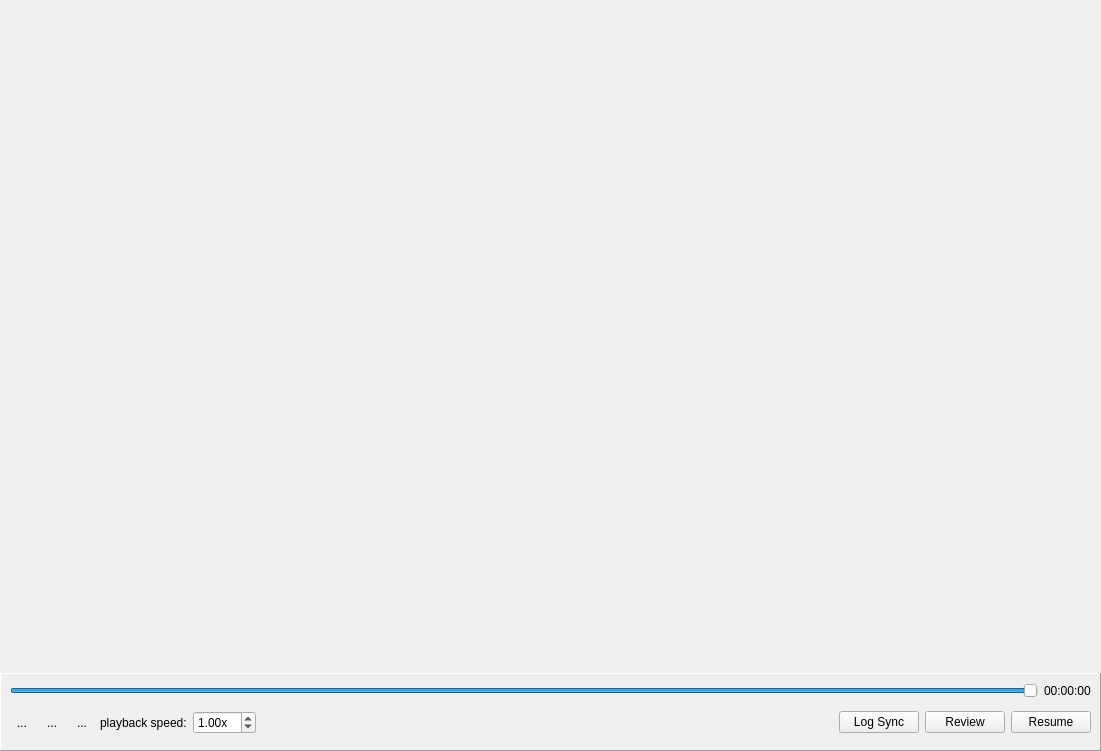
<?xml version="1.0" encoding="UTF-8"?>
<ui version="4.0">
 <class>videoPlayer</class>
 <widget class="QWidget" name="videoPlayer">
  <property name="geometry">
   <rect>
    <x>0</x>
    <y>0</y>
    <width>1101</width>
    <height>751</height>
   </rect>
  </property>
  <property name="windowTitle">
   <string>Video Player</string>
  </property>
  <layout class="QVBoxLayout" name="verticalLayout_2">
   <property name="spacing">
    <number>0</number>
   </property>
   <property name="leftMargin">
    <number>0</number>
   </property>
   <property name="topMargin">
    <number>0</number>
   </property>
   <property name="rightMargin">
    <number>0</number>
   </property>
   <property name="bottomMargin">
    <number>0</number>
   </property>
   <item>
    <widget class="QWidget" name="mainWidget" native="true">
     <property name="sizePolicy">
      <sizepolicy hsizetype="Expanding" vsizetype="Expanding">
       <horstretch>0</horstretch>
       <verstretch>0</verstretch>
      </sizepolicy>
     </property>
     <layout class="QVBoxLayout" name="verticalLayout">
      <property name="leftMargin">
       <number>0</number>
      </property>
      <property name="topMargin">
       <number>0</number>
      </property>
      <property name="rightMargin">
       <number>0</number>
      </property>
      <property name="bottomMargin">
       <number>0</number>
      </property>
     </layout>
    </widget>
   </item>
   <item>
    <widget class="QWidget" name="controlsFrame" native="true">
     <layout class="QVBoxLayout" name="verticalLayout_3">
      <property name="spacing">
       <number>6</number>
      </property>
      <property name="leftMargin">
       <number>0</number>
      </property>
      <property name="topMargin">
       <number>0</number>
      </property>
      <property name="rightMargin">
       <number>0</number>
      </property>
      <property name="bottomMargin">
       <number>0</number>
      </property>
      <item>
       <widget class="QFrame" name="frame">
        <property name="frameShape">
         <enum>QFrame::Panel</enum>
        </property>
        <property name="frameShadow">
         <enum>QFrame::Raised</enum>
        </property>
        <layout class="QVBoxLayout" name="verticalLayout_4">
         <item>
          <widget class="QWidget" name="playbackSliderFrame" native="true">
           <layout class="QHBoxLayout" name="horizontalLayout_3">
            <property name="leftMargin">
             <number>0</number>
            </property>
            <property name="topMargin">
             <number>0</number>
            </property>
            <property name="rightMargin">
             <number>0</number>
            </property>
            <property name="bottomMargin">
             <number>0</number>
            </property>
            <item>
             <widget class="QSlider" name="slider">
              <property name="sizePolicy">
               <sizepolicy hsizetype="Expanding" vsizetype="Fixed">
                <horstretch>1</horstretch>
                <verstretch>0</verstretch>
               </sizepolicy>
              </property>
              <property name="focusPolicy">
               <enum>Qt::StrongFocus</enum>
              </property>
              <property name="maximum">
               <number>3599</number>
              </property>
              <property name="value">
               <number>3599</number>
              </property>
              <property name="sliderPosition">
               <number>3599</number>
              </property>
              <property name="orientation">
               <enum>Qt::Horizontal</enum>
              </property>
              <property name="invertedAppearance">
               <bool>false</bool>
              </property>
              <property name="invertedControls">
               <bool>false</bool>
              </property>
              <property name="tickPosition">
               <enum>QSlider::NoTicks</enum>
              </property>
             </widget>
            </item>
            <item>
             <widget class="QLabel" name="timeLabel">
              <property name="sizePolicy">
               <sizepolicy hsizetype="Preferred" vsizetype="Preferred">
                <horstretch>0</horstretch>
                <verstretch>0</verstretch>
               </sizepolicy>
              </property>
              <property name="text">
               <string>00:00:00</string>
              </property>
             </widget>
            </item>
           </layout>
          </widget>
         </item>
         <item>
          <layout class="QHBoxLayout" name="horizontalLayout_2">
           <item>
            <widget class="QWidget" name="playbackControlsFrame" native="true">
             <layout class="QHBoxLayout" name="horizontalLayout_4">
              <property name="leftMargin">
               <number>0</number>
              </property>
              <property name="topMargin">
               <number>0</number>
              </property>
              <property name="rightMargin">
               <number>0</number>
              </property>
              <property name="bottomMargin">
               <number>0</number>
              </property>
              <item>
               <widget class="QToolButton" name="seekBackwardButton">
                <property name="text">
                 <string>...</string>
                </property>
                <property name="icon">
                 <iconset resource="images/resources.qrc">
                  <normaloff>:/images/media/media-seek-backward.png</normaloff>:/images/media/media-seek-backward.png</iconset>
                </property>
                <property name="iconSize">
                 <size>
                  <width>32</width>
                  <height>32</height>
                 </size>
                </property>
                <property name="autoRaise">
                 <bool>true</bool>
                </property>
               </widget>
              </item>
              <item>
               <widget class="QToolButton" name="playButton">
                <property name="toolTip">
                 <string>Play</string>
                </property>
                <property name="text">
                 <string>...</string>
                </property>
                <property name="icon">
                 <iconset resource="images/resources.qrc">
                  <normaloff>:/images/media/media-playback-start.png</normaloff>:/images/media/media-playback-start.png</iconset>
                </property>
                <property name="iconSize">
                 <size>
                  <width>32</width>
                  <height>32</height>
                 </size>
                </property>
                <property name="popupMode">
                 <enum>QToolButton::DelayedPopup</enum>
                </property>
                <property name="autoRaise">
                 <bool>true</bool>
                </property>
               </widget>
              </item>
              <item>
               <widget class="QToolButton" name="seekForwardButton">
                <property name="text">
                 <string>...</string>
                </property>
                <property name="icon">
                 <iconset resource="images/resources.qrc">
                  <normaloff>:/images/media/media-seek-forward.png</normaloff>:/images/media/media-seek-forward.png</iconset>
                </property>
                <property name="iconSize">
                 <size>
                  <width>32</width>
                  <height>32</height>
                 </size>
                </property>
                <property name="autoRaise">
                 <bool>true</bool>
                </property>
               </widget>
              </item>
              <item>
               <widget class="QLabel" name="label_2">
                <property name="text">
                 <string>playback speed:</string>
                </property>
               </widget>
              </item>
              <item>
               <widget class="QDoubleSpinBox" name="playbackSpeedSpin">
                <property name="prefix">
                 <string/>
                </property>
                <property name="suffix">
                 <string>x</string>
                </property>
                <property name="minimum">
                 <double>0.010000000000000</double>
                </property>
                <property name="singleStep">
                 <double>0.250000000000000</double>
                </property>
                <property name="value">
                 <double>1.000000000000000</double>
                </property>
               </widget>
              </item>
             </layout>
            </widget>
           </item>
           <item>
            <spacer name="horizontalSpacer">
             <property name="orientation">
              <enum>Qt::Horizontal</enum>
             </property>
             <property name="sizeHint" stdset="0">
              <size>
               <width>436</width>
               <height>37</height>
              </size>
             </property>
            </spacer>
           </item>
           <item>
            <widget class="QPushButton" name="logSyncButton">
             <property name="text">
              <string>Log Sync</string>
             </property>
            </widget>
           </item>
           <item>
            <widget class="QPushButton" name="reviewButton">
             <property name="text">
              <string>Review</string>
             </property>
            </widget>
           </item>
           <item>
            <widget class="QPushButton" name="resumeButton">
             <property name="text">
              <string>Resume</string>
             </property>
            </widget>
           </item>
          </layout>
         </item>
        </layout>
       </widget>
      </item>
     </layout>
    </widget>
   </item>
  </layout>
 </widget>
 <resources>
  <include location="images/resources.qrc"/>
 </resources>
 <connections/>
</ui>
